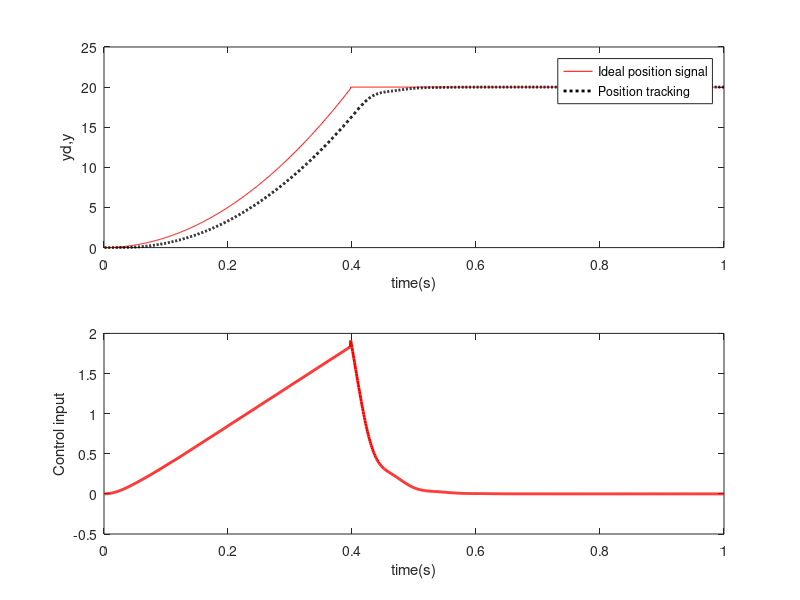
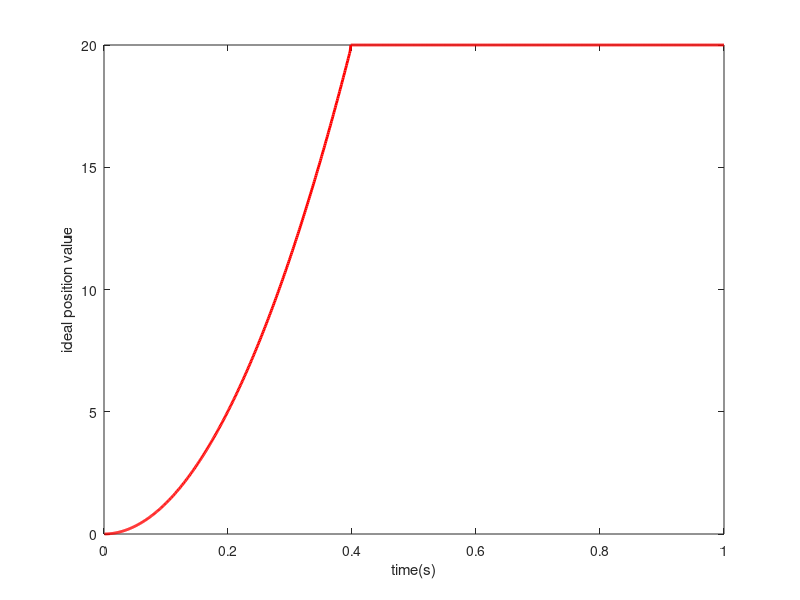

The MATLAB source for these figures, in order:
%PID Control with Gradual approaching input value
clear all;
close all;

ts=0.001;
sys=tf(5.235e005,[1,87.35,1.047e004,0]);
dsys=c2d(sys,ts,'z');
[num,den]=tfdata(dsys,'v');

u_1=0;u_2=0;u_3=0;u_4=0;u_5=0;
y_1=0;y_2=0;y_3=0;
error_1=0;error_2=0;ei=0;

kp=0.50;ki=0.05;
rate=0.25;
ydi=0.0;

for k=1:1:1000
time(k)=k*ts;
R=20;  %Step Signal

%Linear model
y(k)=-den(2)*y_1-den(3)*y_2-den(4)*y_3+num(2)*u_1+num(3)*u_2+num(4)*u_3;

M=2;
if M==1   %Using simple PID
   yd(k)=R;
   error(k)=yd(k)-y(k);
end
if M==2   %Using Gradual approaching input value 
if ydi<R-0.25
   ydi=ydi+k*ts*rate;
elseif ydi>R+0.25
   ydi=ydi-k*ts*rate;
else
   ydi=R;
end   
   yd(k)=ydi;   
   error(k)=yd(k)-y(k);
end

%PID with I separation
if abs(error(k))<=0.8
   ei=ei+error(k)*ts;
else
   ei=0;
end
u(k)=kp*error(k)+ki*ei;
  
%----------Return of PID parameters------------
yd_1=yd(k);
u_3=u_2;u_2=u_1;u_1=u(k);   
y_3=y_2;y_2=y_1;y_1=y(k);
   
error_2=error_1;
error_1=error(k);
end
figure(1);
subplot(211);
plot(time,yd,'r',time,y,'k:','linewidth',2);
xlabel('time(s)');ylabel('yd,y');
legend('Ideal position signal','Position tracking');
subplot(212);
plot(time,u,'r','linewidth',2);
xlabel('time(s)');ylabel('Control input');
figure(2);
plot(time,yd,'r','linewidth',2);
xlabel('time(s)');ylabel('ideal position value');